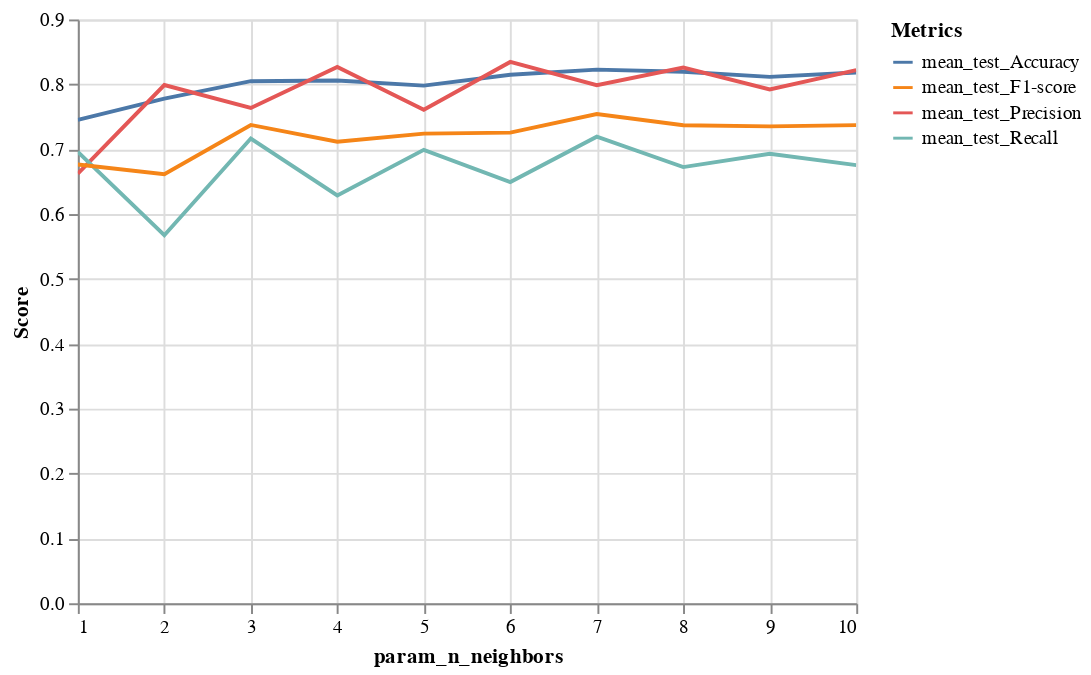

Write notebook code for a chart like this one.
### Code cell
#Plotting graph for better visualization
alt.Chart(mod_knn_scores).transform_fold(
    ['mean_test_Accuracy','mean_test_Precision', 'mean_test_Recall','mean_test_F1-score'],
).mark_line().encode(
    x = 'param_n_neighbors',
    y = alt.Y('value', type = 'quantitative', title = 'Score'),
    color = alt.Color('key', type = 'nominal', title = 'Metrics')
).interactive()

### Figure 1 — Vega-Lite specification as saved in the notebook (floating-point values rounded to 4 significant figures)
{"config": {"view": {"continuousWidth": 400, "continuousHeight": 300}}, "data": {"name": "data-8b32507f9acfaf2fa96ead899fe5d4a4"}, "mark": "line", "encoding": {"color": {"field": "key", "title": "Metrics", "type": "nominal"}, "x": {"field": "param_n_neighbors", "type": "quantitative"}, "y": {"field": "value", "title": "Score", "type": "quantitative"}}, "selection": {"selector019": {"type": "interval", "bind": "scales", "encodings": ["x", "y"]}}, "transform": [{"fold": ["mean_test_Accuracy", "mean_test_Precision", "mean_test_Recall", "mean_test_F1-score"]}], "$schema": "https://vega.github.io/schema/vega-lite/v4.17.0.json", "datasets": {"data-8b32507f9acfaf2fa96ead899fe5d4a4": [{"mean_fit_time": 0.000649, "std_fit_time": 0.0001463, "mean_score_time": 0.002637, "std_score_time": 0.000288, "param_n_neighbors": 1, "params": {"n_neighbors": 1}, "split0_test_Accuracy": 0.7, "split1_test_Accuracy": 0.6966, "split2_test_Accuracy": 0.7079, "split3_test_Accuracy": 0.764, "split4_test_Accuracy": 0.764, "split5_test_Accuracy": 0.764, "split6_test_Accuracy": 0.7753, "split7_test_Accuracy": 0.7416, "split8_test_Accuracy": 0.764, "split9_test_Accuracy": 0.7753, "mean_test_Accuracy": 0.7453, "std_test_Accuracy": 0.03007, "rank_test_Accuracy": 10, "split0_test_Precision": 0.5952, "split1_test_Precision": 0.5946, "split2_test_Precision": 0.625, "split3_test_Precision": 0.6585, "split4_test_Precision": 0.6757, "split5_test_Precision": 0.6667, "split6_test_Precision": 0.75, "split7_test_Precision": 0.6667, "split8_test_Precision": 0.6757, "split9_test_Precision": 0.7143, "mean_test_Precision": 0.6622, "std_test_Precision": 0.04613, "rank_test_Precision": 10, "split0_test_Recall": 0.7143, "split1_test_Recall": 0.6471, "split2_test_Recall": 0.5882, "split3_test_Recall": 0.7941, "split4_test_Recall": 0.7353, "split5_test_Recall": 0.7647, "split6_test_Recall": 0.6176, "split7_test_Recall": 0.6471, "split8_test_Recall": 0.7353, "split9_test_Recall": 0.7143, "mean_test_Recall": 0.6958, "std_test_Recall": 0.06375, "rank_test_Recall": 4, "split0_test_F1-score": 0.6494, "split1_test_F1-score": 0.6197, "split2_test_F1-score": 0.6061, "split3_test_F1-score": 0.72, "split4_test_F1-score": 0.7042, "split5_test_F1-score": 0.7123, "split6_test_F1-score": 0.6774, "split7_test_F1-score": 0.6567, "split8_test_F1-score": 0.7042, "split9_test_F1-score": 0.7143, "mean_test_F1-score": 0.6764, "std_test_F1-score": 0.03931, "rank_test_F1-score": 9}, {"mean_fit_time": 0.0005398, "std_fit_time": 1.338e-05, "mean_score_time": 0.002403, "std_score_time": 6.865e-05, "param_n_neighbors": 2, "params": {"n_neighbors": 2}, "split0_test_Accuracy": 0.7444, "split1_test_Accuracy": 0.7416, "split2_test_Accuracy": 0.7303, "split3_test_Accuracy": 0.7753, "split4_test_Accuracy": 0.809, "split5_test_Accuracy": 0.809, "split6_test_Accuracy": 0.809, "split7_test_Accuracy": 0.7753, "split8_test_Accuracy": 0.7978, "split9_test_Accuracy": 0.7865, "mean_test_Accuracy": 0.7778, "std_test_Accuracy": 0.02843, "rank_test_Accuracy": 9, "split0_test_Precision": 0.7308, "split1_test_Precision": 0.7619, "split2_test_Precision": 0.7083, "split3_test_Precision": 0.7333, "split4_test_Precision": 0.8696, "split5_test_Precision": 0.8696, "split6_test_Precision": 0.9048, "split7_test_Precision": 0.7917, "split8_test_Precision": 0.7857, "split9_test_Precision": 0.8333, "mean_test_Precision": 0.7989, "std_test_Precision": 0.06412, "rank_test_Precision": 5, "split0_test_Recall": 0.5429, "split1_test_Recall": 0.4706, "split2_test_Recall": 0.5, "split3_test_Recall": 0.6471, "split4_test_Recall": 0.5882, "split5_test_Recall": 0.5882, "split6_test_Recall": 0.5588, "split7_test_Recall": 0.5588, "split8_test_Recall": 0.6471, "split9_test_Recall": 0.5714, "mean_test_Recall": 0.5673, "std_test_Recall": 0.05314, "rank_test_Recall": 10, "split0_test_F1-score": 0.623, "split1_test_F1-score": 0.5818, "split2_test_F1-score": 0.5862, "split3_test_F1-score": 0.6875, "split4_test_F1-score": 0.7018, "split5_test_F1-score": 0.7018, "split6_test_F1-score": 0.6909, "split7_test_F1-score": 0.6552, "split8_test_F1-score": 0.7097, "split9_test_F1-score": 0.678, "mean_test_F1-score": 0.6616, "std_test_F1-score": 0.04574, "rank_test_F1-score": 10}, {"mean_fit_time": 0.0005583, "std_fit_time": 2.967e-05, "mean_score_time": 0.002572, "std_score_time": 0.0001772, "param_n_neighbors": 3, "params": {"n_neighbors": 3}, "split0_test_Accuracy": 0.7222, "split1_test_Accuracy": 0.8315, "split2_test_Accuracy": 0.7303, "split3_test_Accuracy": 0.8315, "split4_test_Accuracy": 0.8202, "split5_test_Accuracy": 0.8539, "split6_test_Accuracy": 0.8315, "split7_test_Accuracy": 0.7753, "split8_test_Accuracy": 0.809, "split9_test_Accuracy": 0.8427, "mean_test_Accuracy": 0.8048, "std_test_Accuracy": 0.04413, "rank_test_Accuracy": 7, "split0_test_Precision": 0.6316, "split1_test_Precision": 0.8065, "split2_test_Precision": 0.6786, "split3_test_Precision": 0.7568, "split4_test_Precision": 0.7647, "split5_test_Precision": 0.8387, "split6_test_Precision": 0.8276, "split7_test_Precision": 0.75, "split8_test_Precision": 0.7429, "split9_test_Precision": 0.8387, "mean_test_Precision": 0.7636, "std_test_Precision": 0.06522, "rank_test_Precision": 8, "split0_test_Recall": 0.6857, "split1_test_Recall": 0.7353, "split2_test_Recall": 0.5588, "split3_test_Recall": 0.8235, "split4_test_Recall": 0.7647, "split5_test_Recall": 0.7647, "split6_test_Recall": 0.7059, "split7_test_Recall": 0.6176, "split8_test_Recall": 0.7647, "split9_test_Recall": 0.7429, "mean_test_Recall": 0.7164, "std_test_Recall": 0.07428, "rank_test_Recall": 2, "split0_test_F1-score": 0.6575, "split1_test_F1-score": 0.7692, "split2_test_F1-score": 0.6129, "split3_test_F1-score": 0.7887, "split4_test_F1-score": 0.7647, "split5_test_F1-score": 0.8, "split6_test_F1-score": 0.7619, "split7_test_F1-score": 0.6774, "split8_test_F1-score": 0.7536, "split9_test_F1-score": 0.7879, "mean_test_F1-score": 0.7374, "std_test_F1-score": 0.06099, "rank_test_F1-score": 2}, {"mean_fit_time": 0.0005598, "std_fit_time": 3.086e-05, "mean_score_time": 0.002568, "std_score_time": 0.000151, "param_n_neighbors": 4, "params": {"n_neighbors": 4}, "split0_test_Accuracy": 0.7667, "split1_test_Accuracy": 0.8315, "split2_test_Accuracy": 0.764, "split3_test_Accuracy": 0.8202, "split4_test_Accuracy": 0.8315, "split5_test_Accuracy": 0.7978, "split6_test_Accuracy": 0.8427, "split7_test_Accuracy": 0.7865, "split8_test_Accuracy": 0.8202, "split9_test_Accuracy": 0.7978, "mean_test_Accuracy": 0.8059, "std_test_Accuracy": 0.02621, "rank_test_Accuracy": 6, "split0_test_Precision": 0.75, "split1_test_Precision": 0.88, "split2_test_Precision": 0.8095, "split3_test_Precision": 0.7647, "split4_test_Precision": 0.8276, "split5_test_Precision": 0.8333, "split6_test_Precision": 0.9167, "split7_test_Precision": 0.8261, "split8_test_Precision": 0.8462, "split9_test_Precision": 0.8148, "mean_test_Precision": 0.8269, "std_test_Precision": 0.04639, "rank_test_Precision": 2, "split0_test_Recall": 0.6, "split1_test_Recall": 0.6471, "split2_test_Recall": 0.5, "split3_test_Recall": 0.7647, "split4_test_Recall": 0.7059, "split5_test_Recall": 0.5882, "split6_test_Recall": 0.6471, "split7_test_Recall": 0.5588, "split8_test_Recall": 0.6471, "split9_test_Recall": 0.6286, "mean_test_Recall": 0.6287, "std_test_Recall": 0.07027, "rank_test_Recall": 9, "split0_test_F1-score": 0.6667, "split1_test_F1-score": 0.7458, "split2_test_F1-score": 0.6182, "split3_test_F1-score": 0.7647, "split4_test_F1-score": 0.7619, "split5_test_F1-score": 0.6897, "split6_test_F1-score": 0.7586, "split7_test_F1-score": 0.6667, "split8_test_F1-score": 0.7333, "split9_test_F1-score": 0.7097, "mean_test_F1-score": 0.7115, "std_test_F1-score": 0.04738, "rank_test_F1-score": 8}, {"mean_fit_time": 0.0005394, "std_fit_time": 1.14e-05, "mean_score_time": 0.002485, "std_score_time": 2.539e-05, "param_n_neighbors": 5, "params": {"n_neighbors": 5}, "split0_test_Accuracy": 0.7556, "split1_test_Accuracy": 0.8427, "split2_test_Accuracy": 0.7416, "split3_test_Accuracy": 0.8202, "split4_test_Accuracy": 0.7978, "split5_test_Accuracy": 0.8202, "split6_test_Accuracy": 0.8202, "split7_test_Accuracy": 0.7753, "split8_test_Accuracy": 0.7865, "split9_test_Accuracy": 0.8202, "mean_test_Accuracy": 0.798, "std_test_Accuracy": 0.031, "rank_test_Accuracy": 8, "split0_test_Precision": 0.6857, "split1_test_Precision": 0.8333, "split2_test_Precision": 0.7391, "split3_test_Precision": 0.7143, "split4_test_Precision": 0.7222, "split5_test_Precision": 0.8214, "split6_test_Precision": 0.8, "split7_test_Precision": 0.75, "split8_test_Precision": 0.7143, "split9_test_Precision": 0.8276, "mean_test_Precision": 0.7608, "std_test_Precision": 0.05194, "rank_test_Precision": 9, "split0_test_Recall": 0.6857, "split1_test_Recall": 0.7353, "split2_test_Recall": 0.5, "split3_test_Recall": 0.8824, "split4_test_Recall": 0.7647, "split5_test_Recall": 0.6765, "split6_test_Recall": 0.7059, "split7_test_Recall": 0.6176, "split8_test_Recall": 0.7353, "split9_test_Recall": 0.6857, "mean_test_Recall": 0.6989, "std_test_Recall": 0.09365, "rank_test_Recall": 3, "split0_test_F1-score": 0.6857, "split1_test_F1-score": 0.7812, "split2_test_F1-score": 0.5965, "split3_test_F1-score": 0.7895, "split4_test_F1-score": 0.7429, "split5_test_F1-score": 0.7419, "split6_test_F1-score": 0.75, "split7_test_F1-score": 0.6774, "split8_test_F1-score": 0.7246, "split9_test_F1-score": 0.75, "mean_test_F1-score": 0.724, "std_test_F1-score": 0.0543, "rank_test_F1-score": 7}, {"mean_fit_time": 0.000547, "std_fit_time": 2.274e-05, "mean_score_time": 0.002567, "std_score_time": 0.0001634, "param_n_neighbors": 6, "params": {"n_neighbors": 6}, "split0_test_Accuracy": 0.8, "split1_test_Accuracy": 0.809, "split2_test_Accuracy": 0.764, "split3_test_Accuracy": 0.8539, "split4_test_Accuracy": 0.8539, "split5_test_Accuracy": 0.8202, "split6_test_Accuracy": 0.8539, "split7_test_Accuracy": 0.7753, "split8_test_Accuracy": 0.8315, "split9_test_Accuracy": 0.7865, "mean_test_Accuracy": 0.8148, "std_test_Accuracy": 0.03177, "rank_test_Accuracy": 4, "split0_test_Precision": 0.8148, "split1_test_Precision": 0.84, "split2_test_Precision": 0.8095, "split3_test_Precision": 0.7838, "split4_test_Precision": 0.8621, "split5_test_Precision": 0.8462, "split6_test_Precision": 0.9565, "split7_test_Precision": 0.8182, "split8_test_Precision": 0.8065, "split9_test_Precision": 0.8077, "mean_test_Precision": 0.8345, "std_test_Precision": 0.04601, "rank_test_Precision": 1, "split0_test_Recall": 0.6286, "split1_test_Recall": 0.6176, "split2_test_Recall": 0.5, "split3_test_Recall": 0.8529, "split4_test_Recall": 0.7353, "split5_test_Recall": 0.6471, "split6_test_Recall": 0.6471, "split7_test_Recall": 0.5294, "split8_test_Recall": 0.7353, "split9_test_Recall": 0.6, "mean_test_Recall": 0.6493, "std_test_Recall": 0.09838, "rank_test_Recall": 8, "split0_test_F1-score": 0.7097, "split1_test_F1-score": 0.7119, "split2_test_F1-score": 0.6182, "split3_test_F1-score": 0.8169, "split4_test_F1-score": 0.7937, "split5_test_F1-score": 0.7333, "split6_test_F1-score": 0.7719, "split7_test_F1-score": 0.6429, "split8_test_F1-score": 0.7692, "split9_test_F1-score": 0.6885, "mean_test_F1-score": 0.7256, "std_test_F1-score": 0.06106, "rank_test_F1-score": 6}, {"mean_fit_time": 0.0005511, "std_fit_time": 1.73e-05, "mean_score_time": 0.002642, "std_score_time": 0.000196, "param_n_neighbors": 7, "params": {"n_neighbors": 7}, "split0_test_Accuracy": 0.8, "split1_test_Accuracy": 0.8427, "split2_test_Accuracy": 0.764, "split3_test_Accuracy": 0.8539, "split4_test_Accuracy": 0.8764, "split5_test_Accuracy": 0.8427, "split6_test_Accuracy": 0.8652, "split7_test_Accuracy": 0.7528, "split8_test_Accuracy": 0.809, "split9_test_Accuracy": 0.8202, "mean_test_Accuracy": 0.8227, "std_test_Accuracy": 0.03937, "rank_test_Accuracy": 1, "split0_test_Precision": 0.7742, "split1_test_Precision": 0.8333, "split2_test_Precision": 0.76, "split3_test_Precision": 0.7692, "split4_test_Precision": 0.8485, "split5_test_Precision": 0.8333, "split6_test_Precision": 0.8929, "split7_test_Precision": 0.7308, "split8_test_Precision": 0.7576, "split9_test_Precision": 0.7879, "mean_test_Precision": 0.7988, "std_test_Precision": 0.0481, "rank_test_Precision": 6, "split0_test_Recall": 0.6857, "split1_test_Recall": 0.7353, "split2_test_Recall": 0.5588, "split3_test_Recall": 0.8824, "split4_test_Recall": 0.8235, "split5_test_Recall": 0.7353, "split6_test_Recall": 0.7353, "split7_test_Recall": 0.5588, "split8_test_Recall": 0.7353, "split9_test_Recall": 0.7429, "mean_test_Recall": 0.7193, "std_test_Recall": 0.09574, "rank_test_Recall": 1, "split0_test_F1-score": 0.7273, "split1_test_F1-score": 0.7812, "split2_test_F1-score": 0.6441, "split3_test_F1-score": 0.8219, "split4_test_F1-score": 0.8358, "split5_test_F1-score": 0.7812, "split6_test_F1-score": 0.8065, "split7_test_F1-score": 0.6333, "split8_test_F1-score": 0.7463, "split9_test_F1-score": 0.7647, "mean_test_F1-score": 0.7542, "std_test_F1-score": 0.06563, "rank_test_F1-score": 1}, {"mean_fit_time": 0.0005938, "std_fit_time": 6.348e-05, "mean_score_time": 0.002679, "std_score_time": 0.0001739, "param_n_neighbors": 8, "params": {"n_neighbors": 8}, "split0_test_Accuracy": 0.8333, "split1_test_Accuracy": 0.8315, "split2_test_Accuracy": 0.7528, "split3_test_Accuracy": 0.8539, "split4_test_Accuracy": 0.8876, "split5_test_Accuracy": 0.809, "split6_test_Accuracy": 0.8427, "split7_test_Accuracy": 0.7416, "split8_test_Accuracy": 0.8202, "split9_test_Accuracy": 0.8202, "mean_test_Accuracy": 0.8193, "std_test_Accuracy": 0.04163, "rank_test_Accuracy": 2, "split0_test_Precision": 0.8846, "split1_test_Precision": 0.8519, "split2_test_Precision": 0.75, "split3_test_Precision": 0.7692, "split4_test_Precision": 0.9, "split5_test_Precision": 0.84, "split6_test_Precision": 0.9167, "split7_test_Precision": 0.7391, "split8_test_Precision": 0.8, "split9_test_Precision": 0.8065, "mean_test_Precision": 0.8258, "std_test_Precision": 0.05967, "rank_test_Precision": 3, "split0_test_Recall": 0.6571, "split1_test_Recall": 0.6765, "split2_test_Recall": 0.5294, "split3_test_Recall": 0.8824, "split4_test_Recall": 0.7941, "split5_test_Recall": 0.6176, "split6_test_Recall": 0.6471, "split7_test_Recall": 0.5, "split8_test_Recall": 0.7059, "split9_test_Recall": 0.7143, "mean_test_Recall": 0.6724, "std_test_Recall": 0.1076, "rank_test_Recall": 7, "split0_test_F1-score": 0.7541, "split1_test_F1-score": 0.7541, "split2_test_F1-score": 0.6207, "split3_test_F1-score": 0.8219, "split4_test_F1-score": 0.8438, "split5_test_F1-score": 0.7119, "split6_test_F1-score": 0.7586, "split7_test_F1-score": 0.5965, "split8_test_F1-score": 0.75, "split9_test_F1-score": 0.7576, "mean_test_F1-score": 0.7369, "std_test_F1-score": 0.07359, "rank_test_F1-score": 4}, {"mean_fit_time": 0.0005551, "std_fit_time": 2.388e-05, "mean_score_time": 0.002614, "std_score_time": 0.0001468, "param_n_neighbors": 9, "params": {"n_neighbors": 9}, "split0_test_Accuracy": 0.7778, "split1_test_Accuracy": 0.8315, "split2_test_Accuracy": 0.7528, "split3_test_Accuracy": 0.8315, "split4_test_Accuracy": 0.8876, "split5_test_Accuracy": 0.8202, "split6_test_Accuracy": 0.8315, "split7_test_Accuracy": 0.7528, "split8_test_Accuracy": 0.7978, "split9_test_Accuracy": 0.8315, "mean_test_Accuracy": 0.8115, "std_test_Accuracy": 0.0396, "rank_test_Accuracy": 5, "split0_test_Precision": 0.7419, "split1_test_Precision": 0.8276, "split2_test_Precision": 0.7308, "split3_test_Precision": 0.7317, "split4_test_Precision": 0.875, "split5_test_Precision": 0.8214, "split6_test_Precision": 0.88, "split7_test_Precision": 0.75, "split8_test_Precision": 0.75, "split9_test_Precision": 0.8125, "mean_test_Precision": 0.7921, "std_test_Precision": 0.05532, "rank_test_Precision": 7, "split0_test_Recall": 0.6571, "split1_test_Recall": 0.7059, "split2_test_Recall": 0.5588, "split3_test_Recall": 0.8824, "split4_test_Recall": 0.8235, "split5_test_Recall": 0.6765, "split6_test_Recall": 0.6471, "split7_test_Recall": 0.5294, "split8_test_Recall": 0.7059, "split9_test_Recall": 0.7429, "mean_test_Recall": 0.6929, "std_test_Recall": 0.1021, "rank_test_Recall": 5, "split0_test_F1-score": 0.697, "split1_test_F1-score": 0.7619, "split2_test_F1-score": 0.6333, "split3_test_F1-score": 0.8, "split4_test_F1-score": 0.8485, "split5_test_F1-score": 0.7419, "split6_test_F1-score": 0.7458, "split7_test_F1-score": 0.6207, "split8_test_F1-score": 0.7273, "split9_test_F1-score": 0.7761, "mean_test_F1-score": 0.7352, "std_test_F1-score": 0.06678, "rank_test_F1-score": 5}, {"mean_fit_time": 0.000627, "std_fit_time": 0.0001709, "mean_score_time": 0.002821, "std_score_time": 0.0004572, "param_n_neighbors": 10, "params": {"n_neighbors": 10}, "split0_test_Accuracy": 0.8222, "split1_test_Accuracy": 0.8539, "split2_test_Accuracy": 0.764, "split3_test_Accuracy": 0.8427, "split4_test_Accuracy": 0.8652, "split5_test_Accuracy": 0.809, "split6_test_Accuracy": 0.8315, "split7_test_Accuracy": 0.764, "split8_test_Accuracy": 0.8202, "split9_test_Accuracy": 0.809, "mean_test_Accuracy": 0.8182, "std_test_Accuracy": 0.03212, "rank_test_Accuracy": 3, "split0_test_Precision": 0.8519, "split1_test_Precision": 0.8889, "split2_test_Precision": 0.7826, "split3_test_Precision": 0.75, "split4_test_Precision": 0.8667, "split5_test_Precision": 0.8148, "split6_test_Precision": 0.88, "split7_test_Precision": 0.7826, "split8_test_Precision": 0.8, "split9_test_Precision": 0.8, "mean_test_Precision": 0.8217, "std_test_Precision": 0.04476, "rank_test_Precision": 4, "split0_test_Recall": 0.6571, "split1_test_Recall": 0.7059, "split2_test_Recall": 0.5294, "split3_test_Recall": 0.8824, "split4_test_Recall": 0.7647, "split5_test_Recall": 0.6471, "split6_test_Recall": 0.6471, "split7_test_Recall": 0.5294, "split8_test_Recall": 0.7059, "split9_test_Recall": 0.6857, "mean_test_Recall": 0.6755, "std_test_Recall": 0.09866, "rank_test_Recall": 6, "split0_test_F1-score": 0.7419, "split1_test_F1-score": 0.7869, "split2_test_F1-score": 0.6316, "split3_test_F1-score": 0.8108, "split4_test_F1-score": 0.8125, "split5_test_F1-score": 0.7213, "split6_test_F1-score": 0.7458, "split7_test_F1-score": 0.6316, "split8_test_F1-score": 0.75, "split9_test_F1-score": 0.7385, "mean_test_F1-score": 0.7371, "std_test_F1-score": 0.06032, "rank_test_F1-score": 3}]}}
